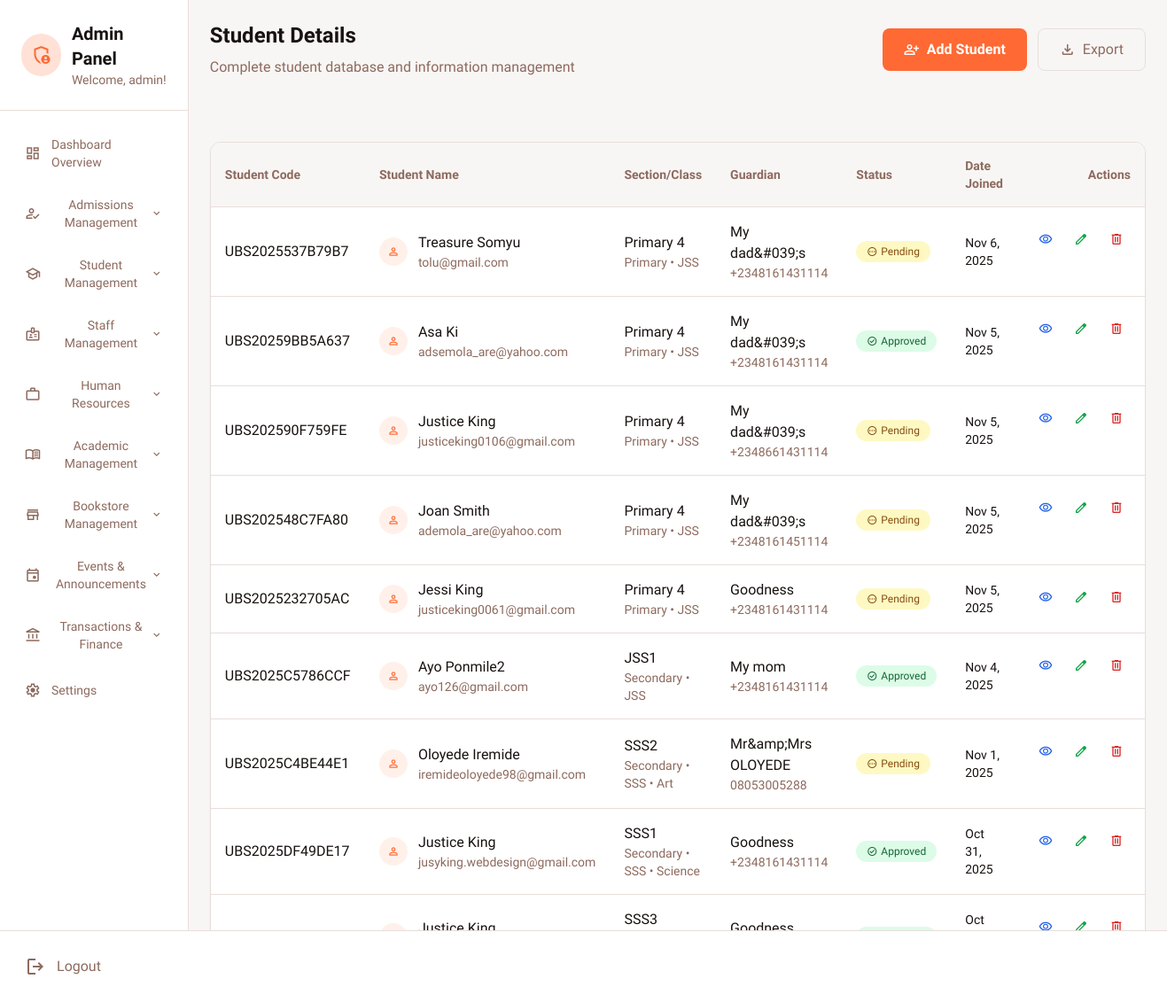
Page /admin_dashboard.php?page=student-details (signed in) on the committed database.
### tables this page shows
CREATE TABLE `students` (
  `id` int(11) NOT NULL,
  `first_name` varchar(100) NOT NULL,
  `last_name` varchar(100) NOT NULL,
  `email` varchar(255) NOT NULL,
  `section` enum('primary','secondary') NOT NULL,
  `level` enum('jss','sss') DEFAULT NULL,
  `class` varchar(50) NOT NULL,
  `department` enum('science','art','commercial') DEFAULT NULL,
  `guardian_name` varchar(200) NOT NULL,
  `guardian_phone` varchar(20) NOT NULL,
  `admission_receipt_image` varchar(255) DEFAULT NULL,
  `admission_receipt_filename` varchar(255) DEFAULT NULL,
  `admission_fee_paid` tinyint(1) DEFAULT 0,
  `admission_fee_amount` decimal(10,2) DEFAULT 3000.00,
  `student_code` varchar(20) NOT NULL,
  `student_pin` varchar(6) DEFAULT NULL,
  `status` enum('pending','approved','rejected') DEFAULT 'pending',
  `created_at` timestamp NOT NULL DEFAULT current_timestamp(),
  `approved_at` timestamp NULL DEFAULT NULL,
  `approved_by` int(11) DEFAULT NULL
);

### student_details_content.php (the view, shortened to what this page needs)
<?php
$db = getDBConnection();
$query = "SELECT * FROM students WHERE 1=1";
$params = [];
$query .= " ORDER BY created_at DESC, class, first_name, last_name";
$stmt = $db->prepare($query);
$stmt->execute($params);
$students = $stmt->fetchAll();
?>
<div class="mb-6">
    <div class="flex flex-col lg:flex-row lg:items-center lg:justify-between">
        <div>
            <h1 class="text-2xl font-bold text-[#181210] mb-2">Student Details</h1>
            <p class="text-[#8d6a5e]">Complete student database and information management</p>
        </div>
        <div class="mt-4 lg:mt-0 flex gap-3">
            <a href="?page=create-admission"
               class="inline-flex items-center h-12 px-6 rounded-lg bg-[#ff6933] text-white font-bold hover:bg-[#ff6933]/90 transition-colors">
                <span class="material-symbols-outlined mr-2 text-lg">person_add</span>
                Add Student
            </a>
            <button onclick="exportStudentData()"
                    class="inline-flex items-center h-12 px-6 rounded-lg border border-[#e7deda] text-[#8d6a5e] hover:bg-[#f8f6f5] transition-colors">
                <span class="material-symbols-outlined mr-2 text-lg">download</span>
                Export
            </button>
        </div>
    </div>
</div>
<section>
    <?php if (empty($students)): ?>
        <div class="bg-white rounded-xl p-8 text-center shadow-sm border border-[#e7deda]">
            <span class="material-symbols-outlined text-6xl text-[#8d6a5e] mb-4">school</span>
            <h3 class="text-xl font-bold text-[#181210] mb-2">No Students Found</h3>
            <p class="text-[#8d6a5e] mb-6">Get started by adding your first student.</p>
            <a href="?page=create-admission"
               class="inline-flex items-center h-12 px-6 rounded-lg bg-[#ff6933] text-white font-bold hover:bg-[#ff6933]/90 transition-colors">
                <span class="material-symbols-outlined mr-2">person_add</span>
                Add New Student
            </a>
        </div>
    <?php else: ?>
        <div class="hidden md:block bg-white rounded-xl shadow-sm border border-[#e7deda] overflow-hidden">
            <div class="overflow-x-auto">
                <table class="w-full text-left">
                    <thead class="bg-[#f8f6f5] border-b border-[#e7deda]">
                        <tr>
                            <th class="p-4 text-sm font-semibold text-[#8d6a5e]">Student Code</th>
                            <th class="p-4 text-sm font-semibold text-[#8d6a5e]">Student Name</th>
                            <th class="p-4 text-sm font-semibold text-[#8d6a5e]">Section/Class</th>
                            <th class="p-4 text-sm font-semibold text-[#8d6a5e]">Guardian</th>
                            <th class="p-4 text-sm font-semibold text-[#8d6a5e]">Status</th>
                            <th class="p-4 text-sm font-semibold text-[#8d6a5e]">Date Joined</th>
                            <th class="p-4 text-sm font-semibold text-[#8d6a5e] text-right">Actions</th>
                        </tr>
                    </thead>
                    <tbody class="divide-y divide-[#e7deda]">
                        <?php foreach ($students as $student): ?>
                        <tr class="hover:bg-[#f8f6f5] transition-colors">
                            <td class="p-4 text-[#181210] font-medium"><?php echo htmlspecialchars($student['student_code']); ?></td>
                            <td class="p-4 text-[#181210]">
                                <div class="flex items-center">
                                    <div class="flex-shrink-0 h-8 w-8 bg-[#ff6933]/10 rounded-full flex items-center justify-center mr-3">
                                        <span class="material-symbols-outlined text-[#ff6933] text-sm">person</span>
                                    </div>
                                    <div>
                                        <p class="font-medium"><?php echo htmlspecialchars($student['first_name'] . ' ' . $student['last_name']); ?></p>
                                        <p class="text-sm text-[#8d6a5e]"><?php echo htmlspecialchars($student['email']); ?></p>
                                    </div>
                                </div>
                            </td>
                            <td class="p-4 text-[#181210]">
                                <div>
                                    <p class="font-medium"><?php echo htmlspecialchars($student['class']); ?></p>
                                    <p class="text-sm text-[#8d6a5e] capitalize">
                                        <?php echo htmlspecialchars($student['section']); ?>
                                        <?php if ($student['level']): ?>
                                            • <?php echo strtoupper($student['level']); ?>
                                        <?php endif; ?>
                                        <?php if ($student['department']): ?>
                                            • <?php echo ucfirst($student['department']); ?>
                                        <?php endif; ?>
                                    </p>
                                </div>
                            </td>
                            <td class="p-4 text-[#181210]">
                                <p class="font-medium"><?php echo htmlspecialchars($student['guardian_name']); ?></p>
                                <p class="text-sm text-[#8d6a5e]"><?php echo htmlspecialchars($student['guardian_phone']); ?></p>
                            </td>
                            <td class="p-4">
                                <form method="POST" class="inline">
                                    <button type="submit" name="toggle_status"
                                            class="inline-flex items-center px-3 py-1 rounded-full text-xs font-medium cursor-pointer transition-colors
                                                <?php echo $student['status'] === 'approved' ? 'bg-green-100 text-green-800 hover:bg-green-200' :
                                                       ($student['status'] === 'pending' ? 'bg-yellow-100 text-yellow-800 hover:bg-yellow-200' : 'bg-red-100 text-red-800 hover:bg-red-200'); ?>">
                                        <span class="material-symbols-outlined text-xs mr-1">
                                        </span>
                                        <?php echo ucfirst($student['status']); ?>
                                    </button>
                                </form>
                            </td>
                            <td class="p-4 text-[#181210] text-sm">
                                <?php echo date('M j, Y', strtotime($student['created_at'])); ?>
                            </td>
                            <td class="p-4 flex justify-end gap-2">
                                <button onclick="viewStudent(<?php echo $student['id']; ?>)"
                                        class="inline-flex items-center p-2 text-sm text-blue-600 hover:bg-blue-50 rounded-lg transition-colors"
                                        title="View Details">
                                    <span class="material-symbols-outlined text-base">visibility</span>
                                </button>
                                <button onclick="editStudent(<?php echo $student['id']; ?>)"
                                        class="inline-flex items-center p-2 text-sm text-green-600 hover:bg-green-50 rounded-lg transition-colors"
                                        title="Edit Student">
                                    <span class="material-symbols-outlined text-base">edit</span>
                                </button>
                                <button onclick="confirmDelete(<?php echo $student['id']; ?>, '<?php echo htmlspecialchars(addslashes($student['first_name'] . ' ' . $student['last_name'])); ?>')"
                                        class="inline-flex items-center p-2 text-sm text-red-600 hover:bg-red-50 rounded-lg transition-colors"
                                        title="Delete Student">
                                    <span class="material-symbols-outlined text-base">delete</span>
                                </button>
                            </td>
                        </tr>
                        <?php endforeach; ?>
                    </tbody>
                </table>
            </div>
        </div>
    <?php endif; ?>
</section>

### rows in the picture
students: student_code "UBS2025537B79B7", first_name+last_name "Treasure Somyu", email "tolu@gmail.com", class "Primary 4", section "Primary", level "JSS", guardian_name "My dad&#039;s", guardian_phone "+2348161431114", status "Pending", created_at "Nov 6, 2025"
students: student_code "UBS20259BB5A637", first_name+last_name "Asa Ki", email "adsemola_are@yahoo.com", class "Primary 4", section "Primary", level "JSS", guardian_name "My dad&#039;s", guardian_phone "+2348161431114", status "Approved", created_at "Nov 5, 2025"
students: student_code "UBS202590F759FE", first_name+last_name "Justice King", email "justiceking0106@gmail.com", class "Primary 4", section "Primary", level "JSS", guardian_name "My dad&#039;s", guardian_phone "+2348661431114", status "Pending", created_at "Nov 5, 2025"
students: student_code "UBS202548C7FA80", first_name+last_name "Joan Smith", email "ademola_are@yahoo.com", class "Primary 4", section "Primary", level "JSS", guardian_name "My dad&#039;s", guardian_phone "+2348161451114", status "Pending", created_at "Nov 5, 2025"
students: student_code "UBS2025232705AC", first_name+last_name "Jessi King", email "justiceking0061@gmail.com", class "Primary 4", section "Primary", level "JSS", guardian_name "Goodness", guardian_phone "+2348161431114", status "Pending", created_at "Nov 5, 2025"
students: student_code "UBS2025C5786CCF", first_name+last_name "Ayo Ponmile2", email "ayo126@gmail.com", class "JSS1", section "Secondary", level "JSS", guardian_name "My mom", guardian_phone "+2348161431114", status "Approved", created_at "Nov 4, 2025"
students: student_code "UBS2025C4BE44E1", first_name+last_name "Oloyede Iremide", email "iremideoloyede98@gmail.com", class "SSS2", section "Secondary", level "SSS", department "Art", guardian_name "Mr&amp;Mrs OLOYEDE", guardian_phone "08053005288", status "Pending", created_at "Nov 1, 2025"
students: student_code "UBS2025DF49DE17", first_name+last_name "Justice King", email "jusyking.webdesign@gmail.com", class "SSS1", section "Secondary", level "SSS", department "Science", guardian_name "Goodness", guardian_phone "+2348161431114", status "Approved", created_at "Oct 31, 2025"
students: first_name+last_name "Justice King", class "SSS3", guardian_name "Goodness", created_at "Oct…"

### other values in the picture
$_SESSION['first_name'] "admin"
$item['title'] "Dashboard Overview"
$item['title'] "Admissions Management"
$item['title'] "Student Management"
$item['title'] "Staff Management"
$item['title'] "Human Resources"
$item['title'] "Academic Management"
$item['title'] "Bookstore Management"
$item['title'] "Events & Announcements"
$item['title'] "Transactions & Finance"
$item['title'] "Settings"
